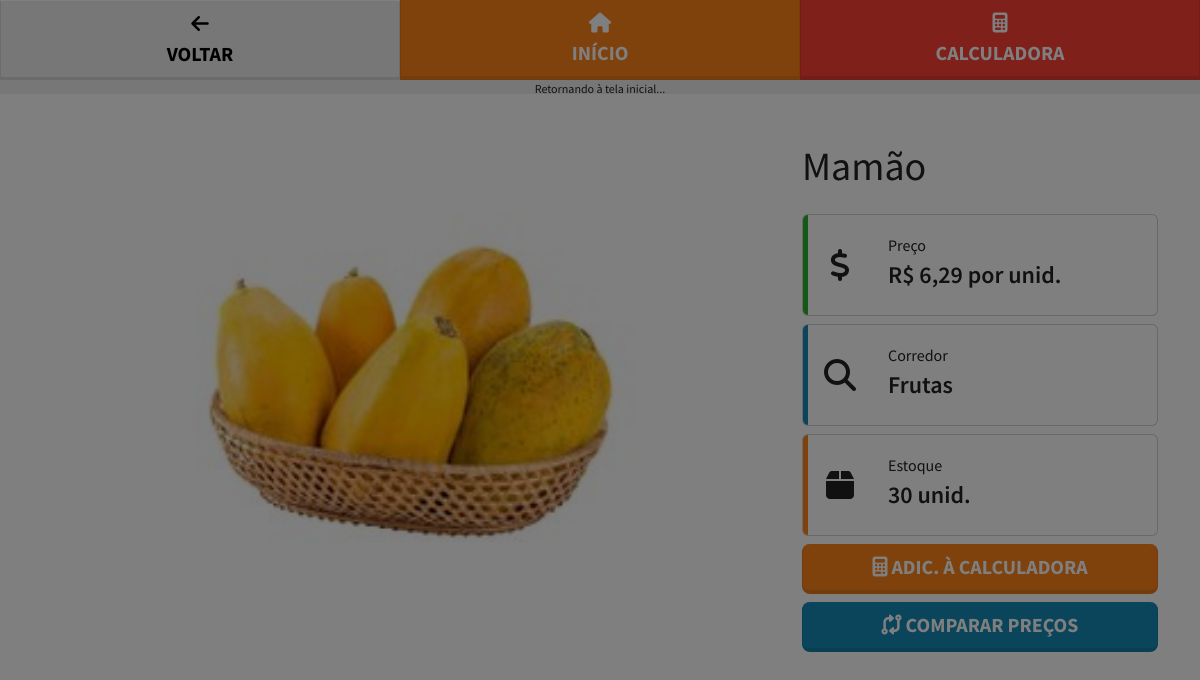
Page /produto/10 on the committed database.
### app/models.py (models this page shows, shortened)
class Produto(models.Model):
    nome = models.CharField(max_length=255)
    preco = models.DecimalField(max_digits=5, decimal_places=2)
    estoque = models.IntegerField()
    imagem = models.ImageField(upload_to="static/img/produtos")
    corredor = models.ForeignKey(Corredor, on_delete=models.CASCADE)
    unidade = models.CharField(max_length=10, default="unid.", blank=True)
    pesquisas = models.IntegerField(default=0, blank=True, editable=False)

class Corredor(models.Model):
    nome = models.CharField(max_length=255)
    def __str__(self):
        return self.nome

### app/views.py (the view)
# urls.py: path('produto/<int:id>', views.produto, name='produto'),
def produto(request, id):
    produto = Produto.objects.get(id=id)
    pesquisas = produto.pesquisas + 1
    Produto.objects.filter(id=produto.id).update(pesquisas=pesquisas)
    return render(request, 'produto.html', {'produto': produto})

### app/templates/produto.html
{% extends 'layouts/screen.html' %}
{% block main %}
<div class="container my-4">
	<div class="row">
		<div class="col-8 text-center">
			<img src="/{{ produto.imagem }}" style="height: 500px;">
		</div>
		<div class="col-4">
			<h1 class="mb-4">{{ produto.nome }}</h1>
			<div class="card d-flex flex-row align-items-center mt-2 overflow-hidden">
				<div class="bg-success" style="width: 5px; height: 100px"></div>
				<div class="text-center" style="width: 64px;">
					<i class="fa-solid fa-dollar-sign d-block fs-2"></i>
				</div>
			  <div class="card-body">
			    <p class="card-text mb-1">Preço</p>
			    <h4 class="card-title fw-semibold">R$ {{ produto.preco }} por {{ produto.unidade }}</h4>
			  </div>
			</div>
			<div class="card d-flex flex-row align-items-center mt-2 overflow-hidden">
				<div class="bg-primary" style="width: 5px; height: 100px"></div>
				<div class="text-center" style="width: 64px;">
					<i class="fa-solid fa-magnifying-glass d-block fs-2"></i>
				</div>
			  <div class="card-body">
			    <p class="card-text mb-1">Corredor</p>
			    <h4 class="card-title fw-semibold">{{ produto.corredor }}</h4>
			  </div>
			</div>
			<div class="card d-flex flex-row align-items-center mt-2 overflow-hidden">
				<div class="bg-warning" style="width: 5px; height: 100px"></div>
				<div class="text-center" style="width: 64px;">
					<i class="fa-solid fa-box d-block fs-2"></i>
				</div>
			  <div class="card-body">
			    <p class="card-text mb-1">Estoque</p>
			    <h4 class="card-title fw-semibold">{{ produto.estoque }} {{ produto.unidade }}</h4>
			  </div>
			</div>
			<button class="btn btn-warning btn-lg d-block mt-2 w-100" onclick="return insertNum('{{ produto.preco }}')">
				<i class="fa-solid fa-calculator"></i> Adic. à calculadora
			</button>
			<button class="btn btn-primary btn-lg d-block mt-2 w-100">
				<i class="fa-solid fa-code-compare"></i> Comparar preços
			</button>
		</div>
	</div>
</div>
{% endblock %}

### static/css/global.css (style rules this page uses)
* { user-select: none; }

### rows in the picture
Produto: imagem (picture), nome "Mamão", preco "6,29", unidade "unid.", corredor "Frutas", estoque "30"
